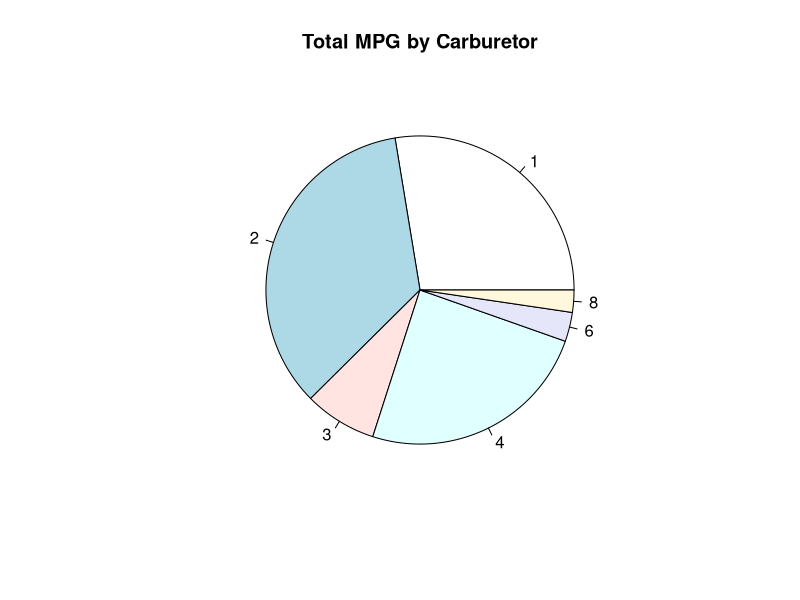
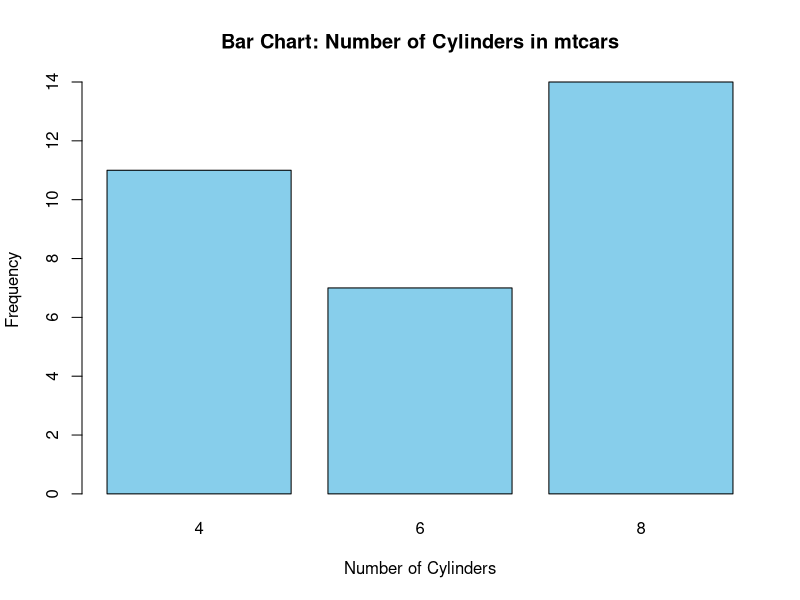
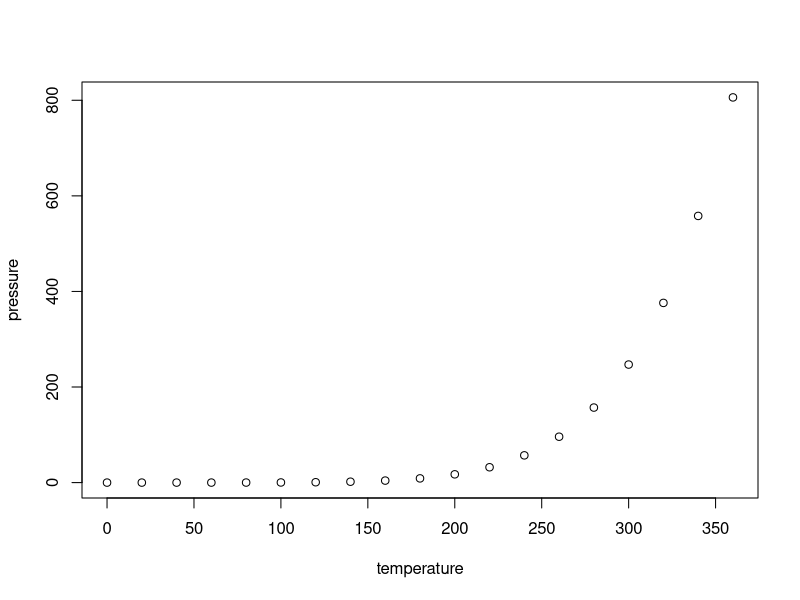

Recreate these plots in R, in order.
## ---- chunk 1

## ---- chunk 2
knitr::opts_chunk$set(echo = TRUE)
## ---- chunk 3
# Load the dplyr package (if not already loaded)
library(dplyr)

# Calculate the sum of mpg for each carburetor
aggr <- mtcars %>%
  group_by(carb) %>%
  summarise(summpg = sum(mpg))

# Print the aggregated data
print(aggr)

## ---- chunk 4
View(mtcars)
## ---- chunk 5
summary(cars)
## ---- chunk 6
# Create the pie chart
pie(aggr$summpg, labels = aggr$carb, main = "Total MPG by Carburetor")

## ---- chunk 7
# Load the mtcars dataset (if not already loaded)
data(mtcars)

# Create a frequency table for the 'cyl' column
cyl_table <- table(mtcars$cyl)

## ---- chunk 8
# Create the bar chart
barplot(cyl_table,
        xlab = "Number of Cylinders",
        ylab = "Frequency",
        main = "Bar Chart: Number of Cylinders in mtcars",
        col = "skyblue")

## ---- chunk 9
plot(pressure)
